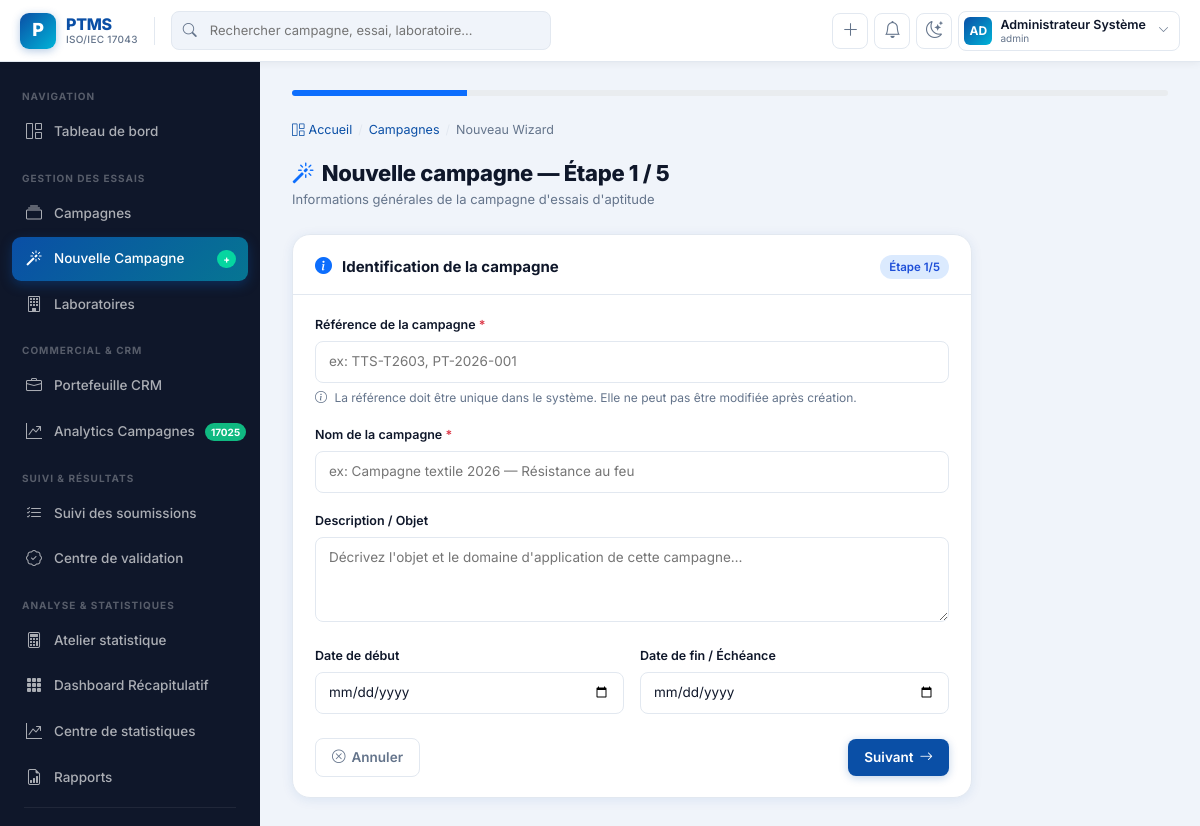
Screenshot of /wizard/step1 (signed in) with the database file from the repository.
### models.py (models this page shows, shortened)
class User(UserMixin, db.Model):
    __tablename__ = "users"
    id = db.Column(db.Integer, primary_key=True)
    username = db.Column(db.String(80), unique=True, nullable=False)
    email = db.Column(db.String(150), unique=True, nullable=False)
    password_hash = db.Column(db.String(255), nullable=False)
    full_name = db.Column(db.String(150), nullable=False)
    role = db.Column(db.String(30), nullable=False, default="participant")
    laboratory_id = db.Column(db.Integer, db.ForeignKey("laboratories.id"), nullable=True)
    active = db.Column(db.Boolean, default=True)
    created_at = db.Column(db.DateTime, default=datetime.utcnow)
    last_login = db.Column(db.DateTime, nullable=True)
    laboratory = db.relationship("Laboratory", back_populates="users")
    def is_admin(self):
        return self.role == "admin"
    def is_participant(self):
        return self.role == "participant"
    def is_staff(self):
        return self.role in ("admin", "chef_technique", "auditeur")

### blueprints/wizard.py (the view, shortened to what this page needs)
@wizard_bp.route("/step1", methods=["GET", "POST"])
@login_required
@roles_required("admin", "chef_technique")
def step1():
    data = _get_data()
    return render_template("wizard/step1.html", data=data)

### blueprints/auth.py (called while the page is built)
def roles_required(*roles):
    def decorator(f):
        @wraps(f)
        def wrapped(*args, **kwargs):
            if not current_user.is_authenticated:
                return redirect(url_for("auth.login"))
            if current_user.role not in roles:
                flash("Vous n'avez pas les droits pour accéder à cette page.", "danger")
                return redirect(url_for("dashboard.index"))
            return f(*args, **kwargs)
        return wrapped
    return decorator

### blueprints/wizard.py (called while the page is built)
def _get_data():
    return session.get(SESSION_KEY, {"trials": [], "laboratory_ids": []})

### templates/wizard/step1.html (shortened to what this page needs)
{% extends "base.html" %}
{% block content %}
{% include "wizard/_progress.html" %}
<div class="ptms-page-header">
    <div>
        <div class="ptms-breadcrumb">
            <a href="{{ url_for('dashboard.index') }}"><i class="bi bi-grid-1x2 me-1"></i>Accueil</a>
            <span class="ptms-breadcrumb-sep">/</span>
            <a href="{{ url_for('campaigns.list_campaigns') }}">Campagnes</a>
            <span class="ptms-breadcrumb-sep">/</span>
            <span>Nouveau Wizard</span>
        </div>
        <div class="ptms-page-title"><i class="bi bi-magic me-2 text-primary"></i>Nouvelle campagne — Étape 1 / 5</div>
        <div class="ptms-page-subtitle">Informations générales de la campagne d'essais d'aptitude</div>
    </div>
</div>
<div class="ptms-card" style="max-width:680px;">
    <div class="ptms-card-header">
        <i class="bi bi-info-circle-fill text-primary" style="font-size:17px;"></i>
        <span class="ptms-card-title">Identification de la campagne</span>
        <span class="ptms-badge ptms-badge-primary">Étape 1/5</span>
    </div>
    <div class="ptms-card-body">
        <form method="POST" id="step1form">
            <div class="ptms-form-group">
                <label class="ptms-label" for="reference">
                    Référence de la campagne <span class="text-danger">*</span>
                </label>
                <div class="position-relative">
                    <input type="text" class="ptms-input" id="reference" name="reference"
                           value="{{ data.get('reference','') }}"
                           placeholder="ex: TTS-T2603, PT-2026-001"
                           required autocomplete="off"
                           oninput="checkRef(this.value)">
                </div>
                <div class="mt-1" style="font-size:12px; color:var(--ptms-muted);">
                    <i class="bi bi-info-circle me-1"></i>
                    La référence doit être unique dans le système. Elle ne peut pas être modifiée après création.
                </div>
            </div>
            <div class="ptms-form-group">
                <label class="ptms-label" for="name">
                    Nom de la campagne <span class="text-danger">*</span>
                </label>
                <input type="text" class="ptms-input" id="name" name="name"
                       value="{{ data.get('name','') }}"
                       placeholder="ex: Campagne textile 2026 — Résistance au feu"
                       required>
            </div>
            <div class="ptms-form-group">
                <label class="ptms-label" for="description">Description / Objet</label>
                <textarea class="ptms-input" id="description" name="description"
                          rows="3" style="resize:vertical;"
                          placeholder="Décrivez l'objet et le domaine d'application de cette campagne…">{{ data.get('description','') }}</textarea>
            </div>
            <div class="row g-3 mb-4">
                <div class="col-md-6">
                    <label class="ptms-label" for="start_date">Date de début</label>
                    <input type="date" class="ptms-input" id="start_date" name="start_date"
                           value="{{ data.get('start_date','') }}">
                </div>
                <div class="col-md-6">
                    <label class="ptms-label" for="end_date">Date de fin / Échéance</label>
                    <input type="date" class="ptms-input" id="end_date" name="end_date"
                           value="{{ data.get('end_date','') }}">
                </div>
            </div>
            <div class="d-flex justify-content-between align-items-center">
                <a href="{{ url_for('campaigns.list_campaigns') }}" class="ptms-btn ptms-btn-ghost">
                    <i class="bi bi-x-circle"></i> Annuler
                </a>
                <button type="submit" class="ptms-btn ptms-btn-primary" id="submitBtn">
                    Suivant <i class="bi bi-arrow-right"></i>
                </button>
            </div>
        </form>
    </div>
</div>
{% endblock %}

### templates/base.html (shortened to what this page needs)
<!DOCTYPE html>
<html lang="fr">
<head>
    <link href="https://cdn.jsdelivr.net/npm/bootstrap@5.3.2/dist/css/bootstrap.min.css" rel="stylesheet">
    <link href="https://cdn.jsdelivr.net/npm/bootstrap-icons@1.11.3/font/bootstrap-icons.css" rel="stylesheet">
</head>
<body>
{% if current_user.is_authenticated %}
<nav class="ptms-topnav">
    <a class="ptms-brand" href="{{ url_for('dashboard.index') }}">
        <div class="ptms-brand-logo">P</div>
        <div class="ptms-brand-text">
            <span class="ptms-brand-name">PTMS</span>
            <span class="ptms-brand-sub">ISO/IEC 17043</span>
        </div>
    </a>
    <div class="ptms-topnav-search position-relative">
        <input type="text" placeholder="Rechercher campagne, essai, laboratoire…" id="globalSearch">
    </div>
    <div class="ptms-topnav-actions">
        {% if current_user.is_staff() %}
        <a href="{{ url_for('wizard.start') }}" class="ptms-icon-btn" title="Nouvelle campagne">
            <i class="bi bi-plus-lg"></i>
        </a>
        {% endif %}
        <a href="{{ url_for('dashboard.index') }}" class="ptms-icon-btn" id="notifBtn">
            <i class="bi bi-bell"></i>
        </a>
        <button class="ptms-icon-btn" onclick="toggleTheme()" title="Apparence">
            <i class="bi bi-moon-stars" id="themeIcon"></i>
        </button>
        <div class="dropdown">
            <a class="ptms-user-pill" data-bs-toggle="dropdown" href="#">
                <div class="ptms-user-avatar">
                    {{ current_user.full_name[:2].upper() if current_user.full_name else 'PT' }}
                </div>
                <div class="ptms-user-info">
                    <div class="ptms-user-name">{{ current_user.full_name or current_user.email }}</div>
                    <div class="ptms-user-role">{{ current_user.role }}</div>
                </div>
                <i class="bi bi-chevron-down ms-1" style="font-size:11px;color:var(--ptms-muted)"></i>
            </a>
        </div>
    </div>
</nav>
<aside class="ptms-sidebar" id="ptmsSidebar">
    <div class="ptms-sidebar-inner">
        <div class="ptms-sidebar-section">
            <div class="ptms-sidebar-section-label">Navigation</div>
            <a href="{{ url_for('dashboard.index') }}" class="ptms-nav-link {% if request.endpoint and 'dashboard' in request.endpoint %}active{% endif %}">
                <i class="bi bi-grid-1x2"></i> Tableau de bord
            </a>
        </div>
        {% if current_user.is_staff() %}
        <div class="ptms-sidebar-section">
            <div class="ptms-sidebar-section-label">Gestion des Essais</div>
            <a href="{{ url_for('campaigns.list_campaigns') }}" class="ptms-nav-link {% if request.endpoint and 'campaign' in request.endpoint %}active{% endif %}">
                <i class="bi bi-collection"></i> Campagnes
            </a>
            {% if current_user.role in ['admin','chef_technique'] %}
            <a href="{{ url_for('wizard.start') }}" class="ptms-nav-link {% if request.endpoint and 'wizard' in request.endpoint %}active{% endif %}">
                <i class="bi bi-magic"></i> Nouvelle Campagne
                <span class="ptms-nav-badge" style="background:var(--ptms-accent2);">+</span>
            </a>
            {% endif %}
            <a href="{{ url_for('laboratories.list_labs') }}" class="ptms-nav-link {% if request.endpoint and 'laborator' in request.endpoint %}active{% endif %}">
                <i class="bi bi-building"></i> Laboratoires
            </a>
        </div>
        <div class="ptms-sidebar-section">
            <div class="ptms-sidebar-section-label">Commercial & CRM</div>
            <a href="{{ url_for('commercial.index') }}" class="ptms-nav-link {% if request.endpoint == 'commercial.index' %}active{% endif %}">
                <i class="bi bi-briefcase"></i> Portefeuille CRM
            </a>
            <a href="{{ url_for('commercial.campaign_analytics') }}" class="ptms-nav-link {% if request.endpoint == 'commercial.campaign_analytics' %}active{% endif %}">
                <i class="bi bi-graph-up-arrow"></i> Analytics Campagnes
                <span class="ptms-nav-badge" style="background:#10B981;">17025</span>
            </a>
        </div>
        <div class="ptms-sidebar-section">
            <div class="ptms-sidebar-section-label">Suivi & Résultats</div>
            <a href="{{ url_for('participants.tracker') }}" class="ptms-nav-link {% if request.endpoint and 'tracker' in request.endpoint %}active{% endif %}">
                <i class="bi bi-list-check"></i> Suivi des soumissions
            </a>
            <a href="{{ url_for('participants.validation_center') }}" class="ptms-nav-link {% if request.endpoint and 'validation' in request.endpoint %}active{% endif %}">
                <i class="bi bi-patch-check"></i> Centre de validation
            </a>
        </div>
        <div class="ptms-sidebar-section">
            <div class="ptms-sidebar-section-label">Analyse & Statistiques</div>
            <a href="{{ url_for('traitement.atelier') }}" class="ptms-nav-link {% if request.endpoint == 'traitement.atelier' %}active{% endif %}">
                <i class="bi bi-calculator"></i> Atelier statistique
            </a>
            <a href="{{ url_for('traitement.dashboard') }}" class="ptms-nav-link {% if request.endpoint == 'traitement.dashboard' %}active{% endif %}">
                <i class="bi bi-grid-3x3-gap-fill"></i> Dashboard Récapitulatif
            </a>
            <a href="{{ url_for('statistics.index') }}" class="ptms-nav-link {% if request.endpoint and 'statistics' in request.endpoint %}active{% endif %}">
                <i class="bi bi-graph-up-arrow"></i> Centre de statistiques
            </a>
            <a href="{{ url_for('reports.index') }}" class="ptms-nav-link {% if request.endpoint and 'report' in request.endpoint %}active{% endif %}">
                <i class="bi bi-file-earmark-bar-graph"></i> Rapports
            </a>
        </div>
        {% endif %}
        {% if current_user.is_admin() or current_user.role == 'auditeur' %}
        <div class="ptms-sidebar-divider"></div>
        <div class="ptms-sidebar-section">
            <div class="ptms-sidebar-section-label">Administration</div>
        </div>
        {% endif %}
    </div>
</aside>
<main class="ptms-main ptms-animate">
    {% block content %}{% endblock %}
</main>
{% endif %}
</body>
</html>

### rows the page displays
User: full_name "AD", full_name "Administrateur Système", role "admin"
